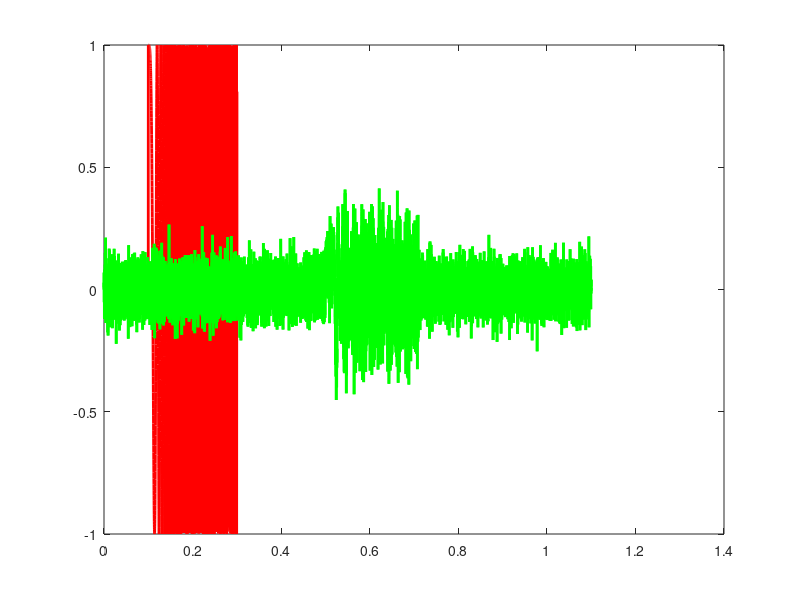

MATLAB code for this plot: (Note: this script raises an error after producing the figure.)
% SPS Short Course: Radar Signal Processing Mastery
% Theory and Hands-On Applications with mmWave MIMO Radar Sensors
% Date: 7-11 October 2024
% Time: 9:00AM-11:00AM ET (New York Time)
% Presenter: Mohammad Alaee-Kerahroodi

close all
clear
clc

rng(2024)
% Constants
c = 3e8;            % Speed of light in m/s
fc = 150e6;         % Carrier frequency in Hz
lambda = c / fc;    % Wavelength in meters
vrTarget1 = 100;    % Radial speed of the target in m/s
vrTarget2 = 70;     % Radial speed of the target in m/s

% Doppler frequency calculation
fdTarget1 = 2 * vrTarget1 / lambda;  % Doppler frequency in Hz
fdTarget2 = 2 * vrTarget2 / lambda;  % Doppler frequency in Hz

% Parameters
PRI = 1e-3;         % Pulse Repetition Interval 
PRF = 1/PRI;        % Pulse Repetition Frequency 
nPulse = 1;         % Number of pulses
nFFT = 4096;
tau = 200e-6;       % Pulse width 
bandwidth = 1e6;   % Bandwidth of the LFM signal (10 MHz)

fs = 10*bandwidth;  % Sampling frequency (samples per second)
timeBandwidthProduct = tau * bandwidth;
samplePerChip = round(tau * fs);
ddsRate = samplePerChip/timeBandwidthProduct;

snr = 0;            % dB

t_start = 100e-6;   % Start time (0 ms)
t = linspace(0, t_start+nPulse*PRI, (t_start+nPulse*PRI)*fs); % Time vector 

% Simulated delay and attenuation for the received signal
delayTarget1 = 400e-6;   % Round-trip delay of target
delayTarget2 = 410e-6;   % Round-trip delay of target
attTarget1 = 0.1;        % Attenuation factor
attTarget2 = 0.2;        % Attenuation factor

% Generate LFM chirp signal
pulseTx = zeros(size(t));   % Transmit pulse
tPulse = 0:1/fs:tau-1/fs;        % Time vector for pulse duration
lfm_chirp = chirp(tPulse, 0, tau, bandwidth, 'linear');  % Up LFM chirp

% Insert LFM chirp in the transmit signal
for i = 0:nPulse-1
    tInterval = t >= t_start + i*PRI & t <= t_start + i*PRI + tau; % Time interval for each pulse
    pulseTx(tInterval) = lfm_chirp;  % Set transmitted pulse to the LFM chirp
end

pulseRxTarget1 = zeros(size(t));   % Received pulse for target 1
pulseRxTarget2 = zeros(size(t));   % Received pulse for target 2

dopplerSignalTarget1 = cos(2 * pi * fdTarget1 * t);
dopplerSignalTarget2 = cos(2 * pi * fdTarget2 * t);

% Apply delay and attenuation for the received signals
for i = 0:nPulse-1
    tIntervalTarget1 = t >= t_start + i*PRI + delayTarget1 & t <= t_start + i*PRI + delayTarget1 + tau;
    tIntervalTarget2 = t >= t_start + i*PRI + delayTarget2 & t <= t_start + i*PRI + delayTarget2 + tau;

    pulseRxTarget1(tIntervalTarget1) = attTarget1 * lfm_chirp;  % Set received pulse for target 1
    pulseRxTarget2(tIntervalTarget2) = attTarget2 * lfm_chirp;  % Set received pulse for target 2
end

% Combine received pulses with Doppler shift
received_pulse = (pulseRxTarget1 .* dopplerSignalTarget1) + (pulseRxTarget2 .* dopplerSignalTarget2);  
received_signal = awgn(received_pulse, snr, "measured");

% Animation setup
figure('Position', [100, 100, 900, 600]);

% Initialize GIF file
filename = 'matched_filter_LFM_animation.gif';  % Output GIF file name

for k = 1:ddsRate*10:length(t)
    cla
    plot(t*1e3, pulseTx, 'r', 'LineWidth', 2, 'DisplayName', 'Transmit Pulse (LFM)'); hold on;
    plot(t*1e3, received_signal, 'g', 'LineWidth', 2, 'DisplayName', 'Received Signal');

    % Calculate matched filter output up to current time
    r = abs(xcorr(received_signal(1:ddsRate:k), pulseTx(end:-ddsRate:1)))/timeBandwidthProduct*ddsRate;
    tr = t(1:ddsRate:end);
    % Plot matched filter output
    plot(tr*1e3, r(timeBandwidthProduct + 1:timeBandwidthProduct + length(tr)), 'LineWidth', 2, 'DisplayName', 'Matched Filter Output');
    axis('tight')
    xlabel('Time (ms)', 'FontSize', 12);
    ylabel('Amplitude', 'FontSize', 12);
    legend();
    grid on;
    ylim([-1 1]);
    axis('tight')

    % Capture frame and convert it to an image
    frame = getframe(gcf);
    img = frame2im(frame);
    [imgIndexed, cmap] = rgb2ind(img, 256);  % Convert image to indexed color map

    % Write the frame to the GIF file
    if k == 1
        imwrite(imgIndexed, cmap, filename, 'gif', 'LoopCount', Inf, 'DelayTime', 0.01);
    else
        imwrite(imgIndexed, cmap, filename, 'gif', 'WriteMode', 'append', 'DelayTime', 0.01);
    end
    
    drawnow
    
    % pause(0.01);  % Pause to create animation effect
end
% spectrogram(lfm_chirp)